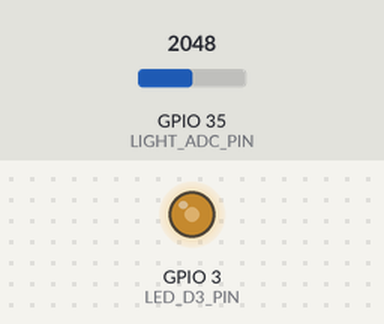
A program run on a simulated ESP32-S3. On the bench: output pins drawn as LEDs (lit = HIGH). Inputs (shaded band) come from the test bench; at power-on: GPIO 35 (LIGHT_ADC_PIN) = 2048 (analog values on the 0–4095 scale).

Above: at 1.2 s.
1.3 s: GPIO 35 (LIGHT_ADC_PIN) set to 1228
At 2.1 s:
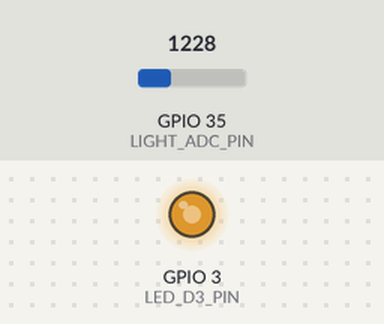
2.8 s: GPIO 35 (LIGHT_ADC_PIN) set to 491
At 3.2 s:
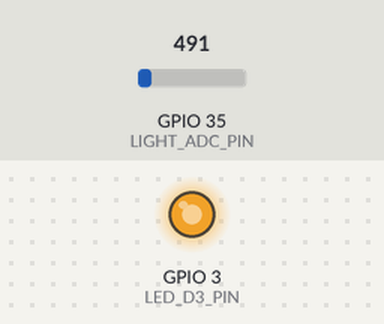
4.3 s: GPIO 35 (LIGHT_ADC_PIN) set to 3603
At 5.5 s:
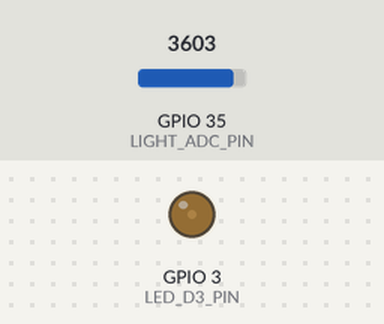
5.8 s: GPIO 35 (LIGHT_ADC_PIN) set to 4095
At 6.8 s:
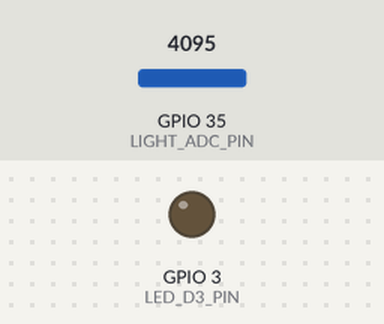
Timing chart, 0 to 8.3 s (numbered marks = the images above; inputs shaded):
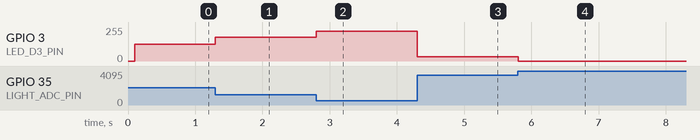

The program:

main.cpp
```cpp
#include <Arduino.h>

// 定义光照采样引脚
#define LIGHT_ADC_PIN 35
// 定义D3灯PWM引脚
#define LED_D3_PIN 3
// LEDC通道与参数配置
#define LEDC_CHANNEL 1    // LEDC通道1
#define LEDC_FREQ 128     // PWM频率128Hz
#define LEDC_RESOLUTION 12// 计数位数12（占空比范围0-4095）
// 采样间隔（0.1秒=100毫秒）
#define SAMPLING_INTERVAL 100

// 上一次采样的时间戳
unsigned long lastSampleTime = 0;
// ADC最大采样值（12位分辨率）
const int ADC_MAX = pow(2, LEDC_RESOLUTION) - 1;

void setup() {
  // 初始化ADC引脚为输入
  pinMode(LIGHT_ADC_PIN, INPUT);
  // 配置ADC分辨率为12位
  analogReadResolution(12);
  // 配置ADC衰减，支持0-3.3V输入
  analogSetAttenuation(ADC_11db);

  // 初始化LEDC PWM
  ledcSetup(LEDC_CHANNEL, LEDC_FREQ, LEDC_RESOLUTION);
  // 将LEDC通道绑定到D3灯引脚
  ledcAttachPin(LED_D3_PIN, LEDC_CHANNEL);
}

void loop() {
  // 每隔0.1秒执行一次采样与PWM更新
  if (millis() - lastSampleTime >= SAMPLING_INTERVAL) {
    lastSampleTime = millis();

    // 1. 读取光照传感器的ADC采样值
    int lightAdcValue = analogRead(LIGHT_ADC_PIN);

    // 2. 计算反向占空比：光照越强（ADC值越大），占空比越小，灯光越暗
    int pwmDuty = ADC_MAX - lightAdcValue;
    // 限制占空比在0~ADC_MAX范围内，避免溢出
    pwmDuty = constrain(pwmDuty, 0, ADC_MAX);

    // 3. 更新D3灯的PWM占空比
    ledcWrite(LEDC_CHANNEL, pwmDuty);
  }
}
```

Measured:
- after the input at 1.3 s, GPIO 3 (LED_D3_PIN): 127/255 → 178/255 at once
- after the input at 2.8 s, GPIO 3 (LED_D3_PIN): 178/255 → 224/255 at once
- after the input at 4.3 s, GPIO 3 (LED_D3_PIN): 224/255 → 31/255 at once
- after the input at 5.8 s, GPIO 3 (LED_D3_PIN): 31/255 → 0/255 at once
